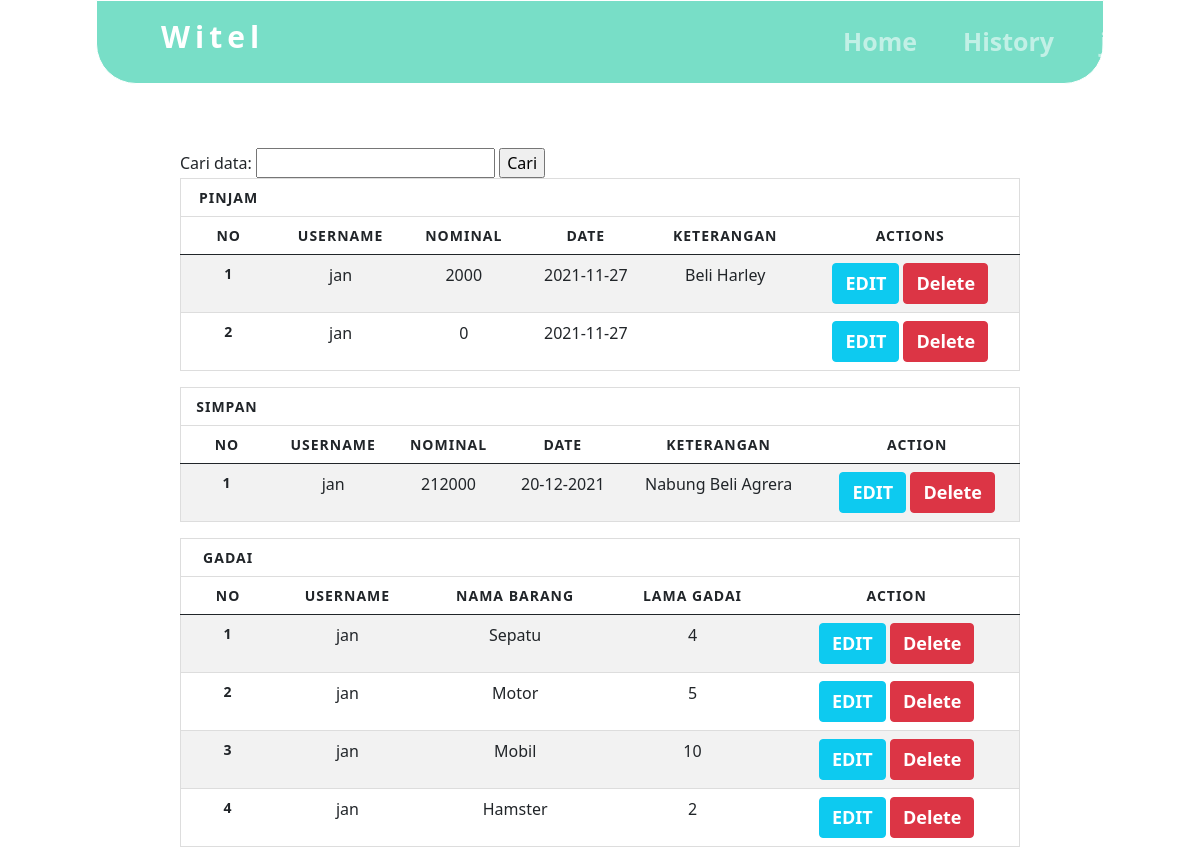
/search.php (signed in), run on the app's committed database.
### tables this page shows
CREATE TABLE `pinjam` (
  `id_pinjam` int(20) NOT NULL,
  `username` varchar(20) NOT NULL,
  `nominal` int(20) NOT NULL,
  `date` date NOT NULL,
  `keterangan` text NOT NULL,
  `cicil` int(20) NOT NULL
);

CREATE TABLE `simpan` (
  `id_simpan` int(20) NOT NULL,
  `username` varchar(20) NOT NULL,
  `nominal` varchar(20) NOT NULL,
  `date` varchar(20) NOT NULL,
  `keterangan` text NOT NULL,
  `cicil` int(20) NOT NULL
);

CREATE TABLE `gadai` (
  `id_gadai` int(255) NOT NULL,
  `username` varchar(255) NOT NULL,
  `barang` varchar(255) NOT NULL,
  `lama_gadai` int(255) NOT NULL,
  `tgl_pengajuan` date NOT NULL
);

### search.php (the view, shortened to what this page needs)
<?php
$sessionuser = $_SESSION['username'];
?>
<!DOCTYPE html>
<html>
<head>
    <link href="https://cdn.jsdelivr.net/npm/bootstrap@5.0.2/dist/css/bootstrap.min.css" rel="stylesheet">
</head>
<body>
    <nav id="web-navbar" style="color: #0F044C;" class="cont-nav navbar navbar-expand-lg navbar-dark  py-2">
        <a class="navbar-brand witel" href="index.php">Witel</a>
        <div class="collapse navbar-collapse" id="navbarSupportedContent">
            <ul class="navbar-nav ml-auto container-textt">
                <li class="nav-item active">
                    <a class="textt nav-link" href="index.php">Home</a>
                </li>
                <li class="nav-item">
                    <a class=" textt nav-link" onclick="return invalid(this)" href="history.php?user=<?php echo $sessionuser ?>">History</a>
                </li>
                <li class="nav-item">
                    <a href="#">
                        <p class=" textt nav-link"><?php echo $sessionuser ?></p>
                    </a>
                </li>
            </ul>
        </div>
    </nav>
    <div class="container-his">
        <form action="search.php" method="get">
            <label>Cari data:</label>
            <input type="text" name="cari">
            <input type="submit" value="Cari">
        </form>
        <table class="table table-striped">
            <thead>
                <th>Pinjam</th>
                <tr>
                    <th scope="col">No</th>
                    <th scope="col">Username</th>
                    <th scope="col">Nominal</th>
                    <th scope="col">Date</th>
                    <th scope="col">Keterangan</th>
                    <th scope="col">Actions</th>
                </tr>
            </thead>
            <?php
            include 'config.php';
            $data = mysqli_query($connect, "SELECT * from pinjam where username like '$sessionuser'");
            if (isset($_GET['cari'])) {
                $cari = $_GET['cari'];
                $data = mysqli_query($connect, "SELECT * from pinjam where keterangan like '%" . $cari . "%'");
            } else {
                $data = mysqli_query($connect, "SELECT * from pinjam where username like '$sessionuser'");
            }
            $no = 1;
            while ($d = mysqli_fetch_array($data)) {
            ?>
                <tr>
                    <th scope="row"><?php echo $no++; ?></th>
                    <td><?php echo $d['username']; ?>
                    <td><?php echo $d['nominal']; ?></td>
                    <td><?php echo $d['date']; ?></td>
                    <td><?php echo $d['keterangan']; ?></td>
                    <td>
                        <button type="button" class="btn btn-info"><a href="pinjam/edit-pinjam.php?id=<?php echo $d['id_pinjam']; ?>">EDIT</a></button>
                        <button type="button" class="btn btn-danger"><a href="proses.php?action=deletepinjam&id=<?php echo $d['id_pinjam']; ?>" onclick="alert('Berhasil Menghapus Data')">Delete</a></button>
                    </td>
                </tr>
            <?php
            }
            ?>
        </table>
        <table class="table table-striped">
            <thead>
                <th>Simpan</th>
                <tr>
                    <th scope="col">No</th>
                    <th scope="col">Username</th>
                    <th scope="col">Nominal</th>
                    <th scope="col">Date</th>
                    <th scope="col">Keterangan</th>
                    <th scope="col">Action</th>
                </tr>
            </thead>
            <?php
            include 'config.php';
            $data = mysqli_query($connect, "SELECT * from simpan where username like '$sessionuser'");
            if (isset($_GET['cari'])) {
                $cari = $_GET['cari'];
                $data = mysqli_query($connect, "SELECT * from simpan where keterangan like '%" . $cari . "%'");
            } else {
                $data = mysqli_query($connect, "SELECT * from simpan where username like '$sessionuser'");
            }
            $no = 1;
            while ($d = mysqli_fetch_array($data)) {
            ?>
                <tr>
                    <th scope="row"><?php echo $no++; ?></th>
                    <td><?php echo $d['username']; ?></td>
                    <td><?php echo $d['nominal']; ?></td>
                    <td><?php echo $d['date']; ?></td>
                    <td><?php echo $d['keterangan']; ?></td>
                    <td>
                        <button type="button" class="btn btn-info"><a href="simpan/edit-simpan.php?id=<?php echo $d['id_simpan']; ?>">EDIT</a></button>
                        <button type="button" class="btn btn-danger"><a href="proses.php?action=deletesimpan&id=<?php echo $d['id_simpan']; ?>" onclick="alert('Berhasil Menghapus Data')">Delete</a></button>
                    </td>
                </tr>
            <?php
            }
            ?>
        </table>
        <table class="table table-striped">
            <thead>
                <th class="table-head">Gadai</th>
                <tr>
                    <th scope="col">No</th>
                    <th scope="col">Username</th>
                    <th scope="col">Nama Barang</th>
                    <th scope="col">Lama Gadai</th>
                    <th scope="col">Action</th>
                </tr>
            </thead>
            <?php
            include 'config.php';
            $data = mysqli_query($connect, "SELECT * from gadai where username like '$sessionuser'");
            if (isset($_GET['cari'])) {
                $cari = $_GET['cari'];
                $data = mysqli_query($connect, "SELECT * from gadai where barang like '%" . $cari . "%'");
            } else {
                $data = mysqli_query($connect, "SELECT * from gadai where username like '$sessionuser'");
            }
            $no = 1;
            while ($d = mysqli_fetch_array($data)) {
            ?>
                <tr>
                    <th scope="row"><?php echo $no++; ?></th>
                    <td><?php echo $d['username']; ?>
                    <td><?php echo $d['barang']; ?></td>
                    <td><?php echo $d['lama_gadai']; ?></td>
                    <td>
                        <button type="button" class="btn btn-info"><a href="gadai/edit-gadai.php?id=<?php echo $d['id_gadai']; ?>">EDIT</a></button>
                        <button type="button" class="btn btn-danger"><a href="proses.php?action=deletegadai&id=<?php echo $d['id_gadai']; ?>" onclick="alert('Berhasil Menghapus Data')">Delete</a></button>
                    </td>
                </tr>
            <?php
            }
            ?>
        </table>
    </div>
</body>
</html>

### search.php (style rules this page uses)
body { background-color: #ffff; }
.cont-nav { border: 1px solid white; margin-right: 10vw; margin-left: 10vw; background: #78DEC7; }
.textt { font-size: 24px; font-weight: 600; word-spacing: 20px; margin: 0px 15px 0px 15px; }
.cont-nav { margin-right: 8vw; margin-left: 8vw; background: #78DEC7; border-bottom-right-radius: 40px; border-bottom-left-radius: 40px; }
a, a .nav-link { text-decoration: none !important; }
.witel { letter-spacing: 5px; font-size: 30px; padding-left: 4rem; padding-bottom: 1rem; }
@media only screen and (max-width: 1460px) { * { transition: .6s; } }
@media only screen and (max-width: 1460px) { .textt { position: relative; left: -13%; } }
@media only screen and (max-width: 1260px) { .textt { position: relative; left: 27%; } }
.textt { box-sizing: border-box; padding: 10px; text-align: justify; font-size: 25PX; position: relative; left: 45vw; }
.container-his { box-sizing: border-box; width: 70%; position: relative; left: 15%; margin-top: 4rem; height: auto; }
a { text-decoration: none; color: #ffff; font-size: 18px; font-weight: 600; }
table { border: 1px solid #ccc; border-collapse: collapse; margin: 0; padding: 0; width: 100%; }
table tr { border: 1px solid #ddd; padding: 5px; }
table th, table td { padding: 10px; text-align: center; }
table th { font-size: 14px; letter-spacing: 1px; text-transform: uppercase; }

### data on the page
pinjam: username "jan", nominal "2000", date "2021-11-27", keterangan "Beli Harley"
pinjam: username "jan", nominal "0", date "2021-11-27"
simpan: username "jan", nominal "212000", date "20-12-2021", keterangan "Nabung Beli Agrera"
gadai: username "jan", barang "Sepatu", lama_gadai "4"
gadai: username "jan", barang "Motor", lama_gadai "5"
gadai: username "jan", barang "Mobil", lama_gadai "10"
gadai: username "jan", barang "Hamster", lama_gadai "2"

### other printed values
$sessionuser "jan"
